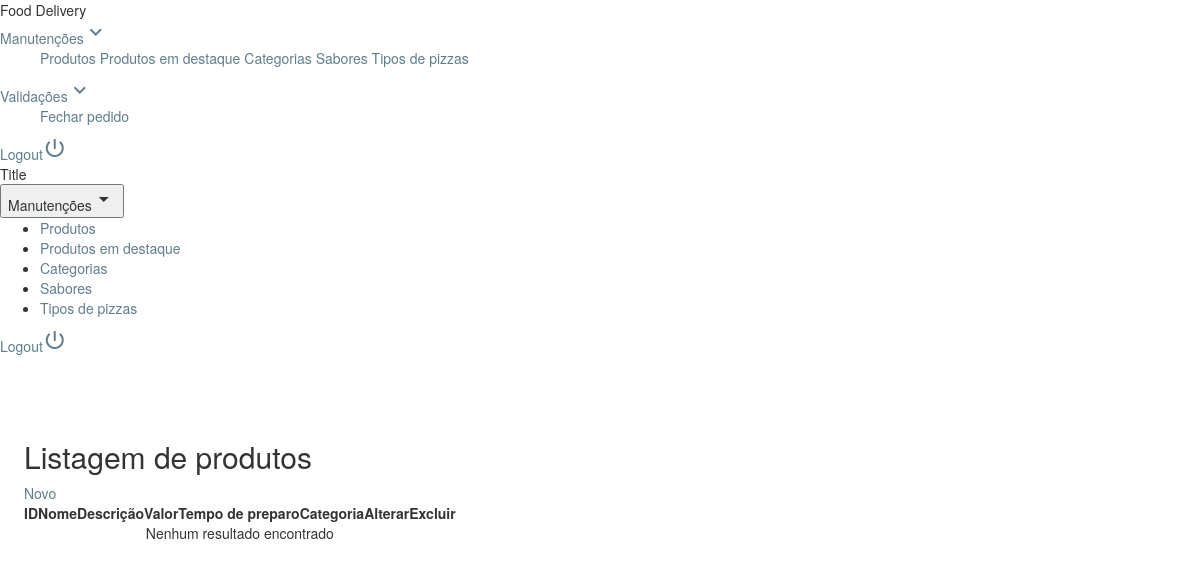
/admin/protected/administrador/index.php?ctrl=produto (signed in), run on an earlier commit of the app's database.
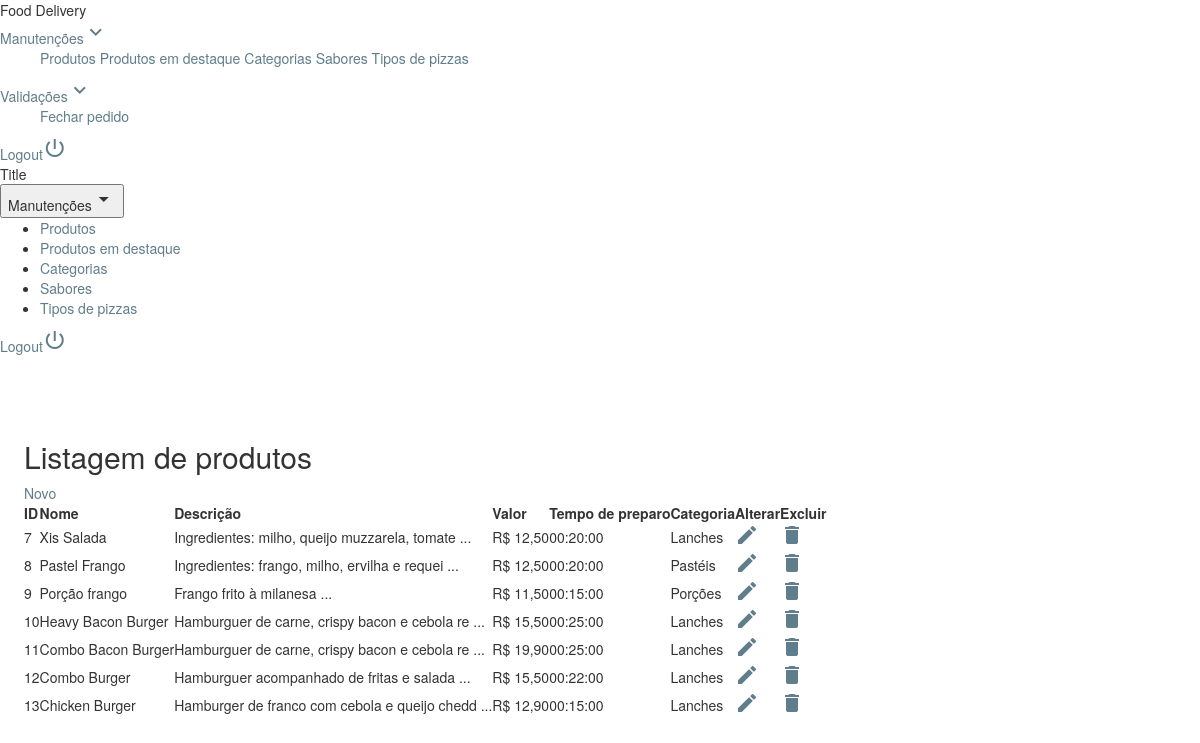
And on a later commit of the database.
### tables this page shows
CREATE TABLE `produto` (
  `idProduto` int(11) NOT NULL,
  `nome` varchar(20) NOT NULL,
  `descricao` varchar(200) NOT NULL,
  `tempoPreparo` time NOT NULL,
  `valor` float NOT NULL,
  `idCategoria` int(11) NOT NULL,
  `imagem` varchar(36) NOT NULL
);

CREATE TABLE `categoria` (
  `idCategoria` int(11) NOT NULL,
  `nome` varchar(15) NOT NULL,
  `descricao` varchar(100) NOT NULL
);

### admin/protected/controller/produto.php (called while the page is built, shortened)
<?php
require SERVER_ROOT.'admin/protected/model/produtoModel.php';
class Produto {
    private $model;
    function __construct() {
        $this->model = new ProdutoModel();
    }
    public function index() {
        $dados = $this->model->buscarTodos();
       require SERVER_ROOT.'admin/protected/view/produto/listar.php';
    }
}

### admin/protected/libs/conexao.php (called while the page is built, shortened)
<?php
class Conexao {
    public function estabeleceConexao() {
        try {
            $this->bd = new PDO(
                    BD_TIPO.':host='.BD_HOST.';dbname='.BD_NOME,
                    BD_USUARIO,
                    BD_SENHA
                );
        } catch (PDOException $exc) {
            echo '<script>window.alert("Houve um problema com a conexão ao banco de dados!\nEntre em contato com o administrador do sistema!");</script>';
            exit;
        }
    }
}

### admin/protected/model/produtoModel.php (called while the page is built, shortened)
<?php
class ProdutoModel extends Conexao {
    public function buscarTodos() {
        $select = "SELECT p.*, c.nome as categoria FROM produto p"
                . " INNER JOIN categoria c ON c.idCategoria=p.idCategoria ";
        $query = $this->bd->query($select);
        if (is_bool($query)) {
            return false;
        } else {
            return $query->fetchAll();
        }
    }
}

### admin/protected/view/produto/listar.php (the view)
<h2>Listagem de produtos</h2>
<div class="mdl-layout-spacer" style="display: inline">
    <a class="mdl-button mdl-js-button mdl-button--raised mdl-button--colored"
       href="index.php?ctrl=produto&acao=novo">Novo</a>
</div><br/>
<table id="tabela" class="mdl-data-table mdl-js-data-table mdl-shadow--3dp">
    <thead>
    <th>ID</th>
    <th>Nome</th>
    <th>Descrição</th>
    <th>Valor</th>
    <th>Tempo de preparo</th>
    <th>Categoria</th>
    <th>Alterar</th>
    <th>Excluir</th>
</thead>
<tbody>
    <?php if ($dados == false) { ?>
        <tr>
            <td colspan="8" style="text-align: center">Nenhum resultado encontrado</td>
        </tr>
        <?php
    } else {
        foreach ($dados as $item) {
            $id = $item['idProduto'];
            ?>
            <tr>
                <td><?php echo $id ?></td>
                <td class="mdl-data-table__cell--non-numeric"><?php echo $item['nome'] ?></td>
                <td class="mdl-data-table__cell--non-numeric"><?php echo substr($item['descricao'], 0, 45) . " ..."; ?></td>
                <td>R$ <?php echo number_format($item['valor'], 2, ',', ' '); ?></td>
                <td><?php echo $item['tempoPreparo'] ?></td>
                <td><?php echo $item['categoria'] ?></td>
                <td>
                    <a href="index.php?ctrl=produto&acao=buscar&id=<?php echo $id ?>">
                        <i class="material-icons">edit</i>
                    </a>
                </td>
                <td>
                    <a href="index.php?ctrl=produto&acao=excluir&id=<?php echo $id ?>"
                       onclick="return confirm('Deseja excluir este registro?')">
                        <i class="material-icons">delete</i>
                    </a>
                </td>
            </tr>
            <?php
        }
    }
    ?>
</tbody>
</table>

What changed in the data, as far as the page shows it:
added produto: idProduto "7", nome "Xis Salada", descricao "Ingredientes: milho, queijo muzzarela, tomate", valor "12,50", tempoPreparo "00:20:00", idCategoria.nome "Lanches"
added produto: idProduto "8", nome "Pastel Frango", descricao "Ingredientes: frango, milho, ervilha e requei", valor "12,50", tempoPreparo "00:20:00", idCategoria.nome "Pastéis"
added produto: idProduto "9", nome "Porção frango", descricao "Frango frito à milanesa", valor "11,50", tempoPreparo "00:15:00", idCategoria.nome "Porções"
added produto: idProduto "10", nome "Heavy Bacon Burger", descricao "Hamburguer de carne, crispy bacon e cebola re", valor "15,50", tempoPreparo "00:25:00", idCategoria.nome "Lanches"
added produto: idProduto "11", nome "Combo Bacon Burger", descricao "Hamburguer de carne, crispy bacon e cebola re", valor "19,90", tempoPreparo "00:25:00", idCategoria.nome "Lanches"
added produto: idProduto "12", nome "Combo Burger", descricao "Hamburguer acompanhado de fritas e salada", valor "15,50", tempoPreparo "00:22:00", idCategoria.nome "Lanches"
added produto: idProduto "13", nome "Chicken Burger", descricao "Hamburger de franco com cebola e queijo chedd", valor "12,90", tempoPreparo "00:15:00", idCategoria.nome "Lanches"
Also different on the page:
text no longer shown: "Nenhum resultado encontrado"
